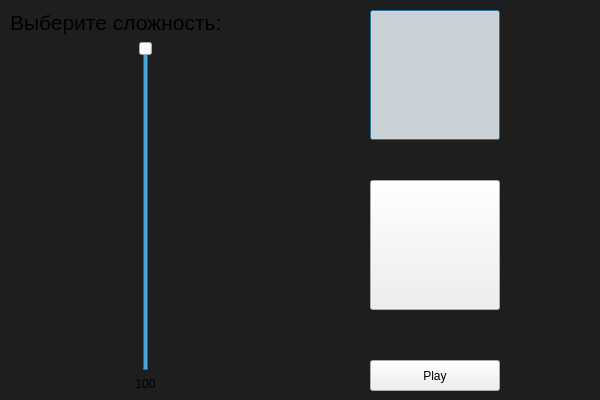
<?xml version="1.0" encoding="UTF-8"?>
<ui version="4.0">
 <class>ChooseDifficultyWindow</class>
 <widget class="QDialog" name="ChooseDifficultyWindow">
  <property name="geometry">
   <rect>
    <x>0</x>
    <y>0</y>
    <width>600</width>
    <height>400</height>
   </rect>
  </property>
  <property name="windowTitle">
   <string>Dialog</string>
  </property>
  <property name="styleSheet">
   <string notr="true">QDialog {
	background-color:rgba(30,30,30,255);
}</string>
  </property>
  <widget class="QWidget" name="layoutWidget">
   <property name="geometry">
    <rect>
     <x>10</x>
     <y>10</y>
     <width>271</width>
     <height>381</height>
    </rect>
   </property>
   <layout class="QVBoxLayout" name="verticalLayout">
    <item>
     <widget class="QLabel" name="label">
      <property name="font">
       <font>
        <family>Segoe UI</family>
        <pointsize>16</pointsize>
       </font>
      </property>
      <property name="text">
       <string>Выберите сложность:</string>
      </property>
     </widget>
    </item>
    <item>
     <layout class="QVBoxLayout" name="verticalLayout_2">
      <item>
       <layout class="QHBoxLayout" name="horizontalLayout">
        <item>
         <widget class="QSlider" name="verticalSlider">
          <property name="minimum">
           <number>1</number>
          </property>
          <property name="maximum">
           <number>100</number>
          </property>
          <property name="value">
           <number>100</number>
          </property>
          <property name="orientation">
           <enum>Qt::Orientation::Vertical</enum>
          </property>
         </widget>
        </item>
       </layout>
      </item>
     </layout>
    </item>
    <item>
     <layout class="QHBoxLayout" name="horizontalLayout_2">
      <item>
       <widget class="QLabel" name="difficluty_label">
        <property name="layoutDirection">
         <enum>Qt::LayoutDirection::LeftToRight</enum>
        </property>
        <property name="text">
         <string>100</string>
        </property>
        <property name="alignment">
         <set>Qt::AlignmentFlag::AlignCenter</set>
        </property>
       </widget>
      </item>
     </layout>
    </item>
   </layout>
  </widget>
  <widget class="QPushButton" name="cross_button">
   <property name="geometry">
    <rect>
     <x>370</x>
     <y>10</y>
     <width>130</width>
     <height>130</height>
    </rect>
   </property>
   <property name="text">
    <string/>
   </property>
   <property name="checkable">
    <bool>true</bool>
   </property>
   <property name="checked">
    <bool>true</bool>
   </property>
  </widget>
  <widget class="QPushButton" name="circle_button">
   <property name="geometry">
    <rect>
     <x>370</x>
     <y>180</y>
     <width>130</width>
     <height>130</height>
    </rect>
   </property>
   <property name="text">
    <string/>
   </property>
   <property name="checkable">
    <bool>true</bool>
   </property>
  </widget>
  <widget class="QPushButton" name="play_button">
   <property name="geometry">
    <rect>
     <x>370</x>
     <y>360</y>
     <width>130</width>
     <height>31</height>
    </rect>
   </property>
   <property name="text">
    <string>Play</string>
   </property>
  </widget>
 </widget>
 <resources/>
 <connections/>
</ui>
